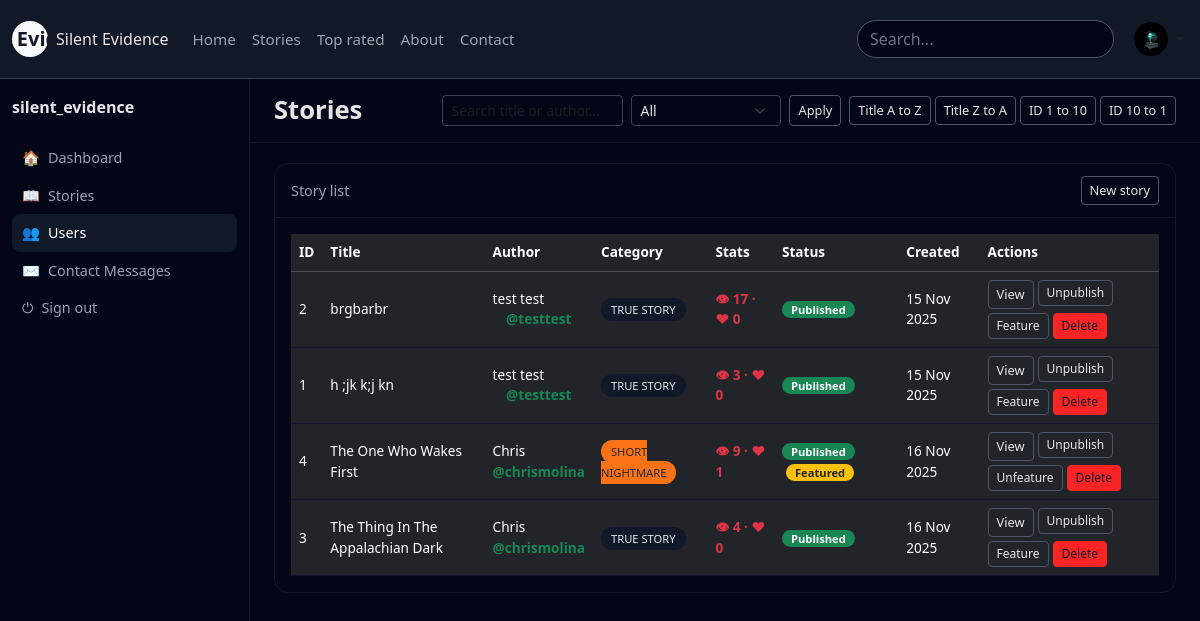
The app's page /stories_list.php?sort=title_az (signed in) with its own data.
### tables this page shows
CREATE TABLE `stories` (
  `id` int(10) UNSIGNED NOT NULL,
  `user_id` int(10) UNSIGNED NOT NULL,
  `title` varchar(200) NOT NULL,
  `slug` varchar(220) NOT NULL,
  `category` enum('true','paranormal','urban','short','haunted','ghosts','missing','crime','sleep','forest','night','calls','creatures','abandoned','psychological') NOT NULL DEFAULT 'true',
  `content` longtext NOT NULL,
  `image_path` varchar(255) DEFAULT NULL,
  `is_published` tinyint(1) NOT NULL DEFAULT 1,
  `is_featured` tinyint(1) NOT NULL DEFAULT 0,
  `views` int(10) UNSIGNED NOT NULL DEFAULT 0,
  `likes` int(10) UNSIGNED NOT NULL DEFAULT 0,
  `image` varchar(255) DEFAULT NULL,
  `created_at` datetime NOT NULL DEFAULT current_timestamp(),
  `updated_at` datetime NOT NULL DEFAULT current_timestamp() ON UPDATE current_timestamp()
);

CREATE TABLE `users` (
  `id` int(10) UNSIGNED NOT NULL,
  `username` varchar(50) NOT NULL,
  `email` varchar(190) NOT NULL,
  `password_hash` varchar(255) NOT NULL,
  `display_name` varchar(100) NOT NULL,
  `avatar` varchar(255) DEFAULT NULL,
  `bio` text DEFAULT NULL,
  `role` enum('user','admin') NOT NULL DEFAULT 'user',
  `created_at` datetime NOT NULL DEFAULT current_timestamp(),
  `last_login` datetime DEFAULT NULL
);

### stories_list.php (the view, shortened to what this page needs)
<?php session_start();
require 'include/db.php';
$search = trim($_GET['q'] ?? '');
$filter = $_GET['filter'] ?? 'all';
$sort = $_GET['sort'] ?? '';
$params = [];
$sql = 'SELECT s.id, s.title, s.category, s.is_published, s.is_featured, s.views, s.likes, s.created_at, u.display_name, u.username FROM stories s JOIN users u ON u.id = s.user_id';
if ($sort === 'title_az') {
    $sql .= ' ORDER BY s.title ASC';
} elseif ($sort === 'title_za') {
    $sql .= ' ORDER BY s.title DESC';
} elseif ($sort === 'id_asc') {
    $sql .= ' ORDER BY s.id ASC';
} elseif ($sort === 'id_desc') {
    $sql .= ' ORDER BY s.id DESC';
} else {
    $sql .= ' ORDER BY s.created_at DESC';
}
$stmt = $pdo->prepare($sql);
$stmt->execute($params);
$stories = $stmt->fetchAll();
$baseParams = [];
$azParams = $baseParams;
$azParams['sort'] = 'title_az';
$zaParams = $baseParams;
$zaParams['sort'] = 'title_za';
$idAscParams = $baseParams;
$idAscParams['sort'] = 'id_asc';
$idDescParams = $baseParams;
$idDescParams['sort'] = 'id_desc';
$sortUrlAz = 'stories_list.php?' . http_build_query($azParams);
$sortUrlZa = 'stories_list.php?' . http_build_query($zaParams);
$sortUrlIdAsc = 'stories_list.php?' . http_build_query($idAscParams);
$sortUrlIdDesc = 'stories_list.php?' . http_build_query($idDescParams); ?>
<!doctype html>
<html lang="en">
<head>
    <link href="https://cdn.jsdelivr.net/npm/bootstrap@5.3.3/dist/css/bootstrap.min.css" rel="stylesheet">
</head>
<body> <?php include 'include/header.php'; ?> <div class="layout-wrapper">
        <aside class="sidebar">
            <div class="sidebar-title">silent_evidence</div>
            <a href="dashboard.php" class="side-link"><span>🏠</span>Dashboard</a>
            <a href="stories_list.php" class="side-link"><span>📖</span>Stories</a>
            <a href="users_list.php" class="side-link active"><span>👥</span>Users</a>
            <a href="contact_messages.php" class="side-link"><span>✉️</span>Contact Messages</a>
            <div style="margin-top:auto">
                <a href="logout.php" class="side-link"><span>⏻</span>Sign out</a>
            </div>
        </aside>
        <div class="main-area">
            <div class="main-header d-flex flex-wrap justify-content-between align-items-center gap-2">
                <h1 class="page-title mb-0">Stories</h1>
                <div class="d-flex flex-wrap gap-2 align-items-center">
                    <form method="get" class="d-flex gap-2 filter-form">
                        <input
                            type="text"
                            name="q"
                            class="form-control form-control-sm"
                            placeholder="Search title or author..."
                            value="<?php echo htmlspecialchars($search); ?>">
                        <select name="filter" class="form-select form-select-sm" style="max-width: 150px">
                            <option value="all" <?php if ($filter === 'all') echo 'selected'; ?>>All</option>
                        </select>
                        <button class="btn btn-outline-silent btn-sm" type="submit">Apply</button>
                    </form>
                    <div class="d-flex flex-wrap gap-1">
                        <a href="<?php echo htmlspecialchars($sortUrlAz); ?>" class="btn btn-outline-silent btn-sm">
                            Title A to Z
                        </a>
                        <a href="<?php echo htmlspecialchars($sortUrlZa); ?>" class="btn btn-outline-silent btn-sm">
                            Title Z to A
                        </a>
                        <a href="<?php echo htmlspecialchars($sortUrlIdAsc); ?>" class="btn btn-outline-silent btn-sm">
                            ID 1 to 10
                        </a>
                        <a href="<?php echo htmlspecialchars($sortUrlIdDesc); ?>" class="btn btn-outline-silent btn-sm">
                            ID 10 to 1
                        </a>
                    </div>
                </div>
            </div>
            <div class="main-content">
                <div class="card-dark">
                    <div class="card-dark-header d-flex justify-content-between align-items-center">
                        <span>Story list</span>
                        <a href="submit_story.php" class="btn btn-outline-silent btn-sm">New story</a>
                    </div>
                    <div class="card-dark-body">
                        <?php if (!$stories): ?>
                            <p class="small text-muted mb-0">No stories found.</p>
                        <?php else: ?>
                            <div class="table-responsive">
                                <table class="table table-dark table-hover align-middle table-dark-custom mb-0">
                                    <thead>
                                        <tr>
                                            <th>ID</th>
                                            <th>Title</th>
                                            <th>Author</th>
                                            <th>Category</th>
                                            <th>Stats</th>
                                            <th>Status</th>
                                            <th>Created</th>
                                            <th>Actions</th>
                                        </tr>
                                    </thead>
                                    <tbody>
                                        <?php foreach ($stories as $s): ?>
                                            <tr>
                                                <td><?php echo (int)$s['id']; ?></td>
                                                <td><?php echo htmlspecialchars($s['title']); ?></td>
                                                <td>
                                                    <?php echo htmlspecialchars($s['display_name'] ?: $s['username']); ?>
                                                    <span class="text-success text-center fw-bold d-block">
                                                        @<?php echo htmlspecialchars($s['username']); ?>
                                                    </span>
                                                </td>
                                                <td>
                                                    <?php
                                                    $cat   = $s['category'];
                                                    $label = 'Other';
                                                    $cls   = 'badge-cat';
                                                    if ($cat === 'true') {
                                                        $label = 'True story';
                                                        $cls  .= ' badge-cat-true';
                                                    } elseif ($cat === 'paranormal') {
                                                        $label = 'Paranormal';
                                                        $cls  .= ' badge-cat-paranormal';
                                                    } elseif ($cat === 'urban') {
                                                        $label = 'Urban legend';
                                                        $cls  .= ' badge-cat-urban';
                                                    } elseif ($cat === 'short') {
                                                        $label = 'Short nightmare';
                                                        $cls  .= ' badge-cat-short';
                                                    }
                                                    ?>
                                                    <span class="<?php echo $cls; ?>">
                                                        <?php echo htmlspecialchars($label); ?>
                                                    </span>
                                                </td>
                                                <td>
                                                    <span class=" text-danger  fw-bold">
                                                        👁 <?php echo (int)$s['views']; ?>
                                                        · ❤ <?php echo (int)$s['likes']; ?>
                                                    </span>
                                                </td>
                                                <td>
                                                    <?php if ($s['is_published']): ?>
                                                        <span class="badge bg-success badge-published">Published</span>
                                                    <?php else: ?>
                                                        <span class="badge bg-secondary badge-published">Draft</span>
                                                    <?php endif; ?>
                                                    <?php if ($s['is_featured']): ?>
                                                        <span class="badge bg-warning text-dark badge-published ms-1">Featured</span>
                                                    <?php endif; ?>
                                                </td>
                                                <td><?php echo date('d M Y', strtotime($s['created_at'])); ?></td>
                                                <td>
                                                    <div class="d-flex flex-wrap gap-1">
                                                        <a href="story.php?id=<?php echo (int)$s['id']; ?>" class="btn btn-outline-silent btn-sm">
                                                            View
                                                        </a>
                                                        <form method="post" class="d-inline action-form">
                                                            <button class="btn btn-outline-silent btn-sm" type="submit">
                                                                <?php echo $s['is_published'] ? 'Unpublish' : 'Publish'; ?>
                                                            </button>
                                                        </form>
                                                        <form method="post" class="d-inline action-form">
                                                            <button class="btn btn-outline-silent btn-sm" type="submit">
                                                                <?php echo $s['is_featured'] ? 'Unfeature' : 'Feature'; ?>
                                                            </button>
                                                        </form>
                                                        <form method="post" class="d-inline action-form" onsubmit="return confirm('Delete this story');">
                                                            <button class="btn btn-outline-danger btn-sm" type="submit">
                                                                Delete
                                                            </button>
                                                        </form>
                                                    </div>
                                                </td>
                                            </tr>
                                        <?php endforeach; ?>
                                    </tbody>
                                </table>
                            </div>
                        <?php endif; ?>
                    </div>
                </div>
            </div>
        </div>
    </div>
</body>
</html>

### stories_list.php (style rules this page uses)
body { background-color: #020617; color: #e5e7eb; font-family: system-ui, -apple-system, BlinkMacSystemFont, "Segoe UI", sans-serif; }
.layout-wrapper { display: flex; min-height: 100vh; }
.sidebar { width: 250px; background-color: #020617; border-right: 1px solid #111827; padding: 16px 12px; }
.sidebar-title { font-size: 1rem; font-weight: 600; margin-bottom: 20px; }
.side-link { display: flex; align-items: center; gap: 8px; padding: 8px 10px; font-size: 0.9rem; color: #9ca3af; border-radius: 8px; text-decoration: none; }
.side-link:hover, .side-link.active { background-color: #111827; color: #ffffff; }
.main-area { flex: 1; background-color: #020617; }
.main-header { padding: 16px 24px; border-bottom: 1px solid #111827; }
.main-content { padding: 20px 24px 32px; }
.page-title { font-size: 1.6rem; font-weight: 600; margin: 0; }
.card-dark { background-color: #020617; border: 1px solid #111827; border-radius: 14px; }
.card-dark-header { border-bottom: 1px solid #111827; padding: 12px 16px; font-size: 0.9rem; color: #9ca3af; }
.card-dark-body { padding: 16px; }
.table-dark-custom { font-size: 0.85rem; }
.table-dark-custom thead { color: #9ca3af; }
.table-dark-custom tbody tr td { border-color: #111827; }
.badge-cat { border-radius: 999px; font-size: 0.7rem; padding: 4px 10px; text-transform: uppercase; }
.badge-cat-true { background-color: #111827; color: #e5e7eb; }
.badge-cat-short { background-color: #f97316; color: #1f2937; }
.badge-published { border-radius: 999px; font-size: 0.7rem; padding: 3px 9px; }
.filter-form .form-select, .filter-form .form-control { background-color: #020617; border-color: #374151; color: #e5e7eb; }
.btn-outline-silent { border-color: #4b5563; color: #e5e7eb; font-size: 0.8rem; }
.action-form button { font-size: 0.75rem; padding: 3px 8px; }

### include/header.php (style rules this page uses)
.btn-outline-danger { background-color: #fb2424ff; border-color: #fb2424ff; color: #111827; }

### records on screen
stories: id "2", title "brgbarbr", user.display_name "test test", user.username "testtest", category "TRUE STORY", views "17", likes "0", is_published "Published", created_at "15 Nov 2025", is_featured "Feature"
stories: id "1", title "h ;jk k;j kn", user.display_name "test test", user.username "testtest", category "TRUE STORY", views "3", likes "0", is_published "Published", created_at "15 Nov 2025", is_featured "Feature"
stories: id "4", title "The One Who Wakes First", user.display_name "Chris", user.username "chrismolina", category "SHORT NIGHTMARE", views "9", likes "1", is_published "Published", is_featured "Featured", created_at "16 Nov 2025"
stories: id "3", title "The Thing In The Appalachian Dark", user.display_name "Chris", user.username "chrismolina", category "TRUE STORY", views "4", likes "0", is_published "Published", created_at "16 Nov 2025", is_featured "Feature"
